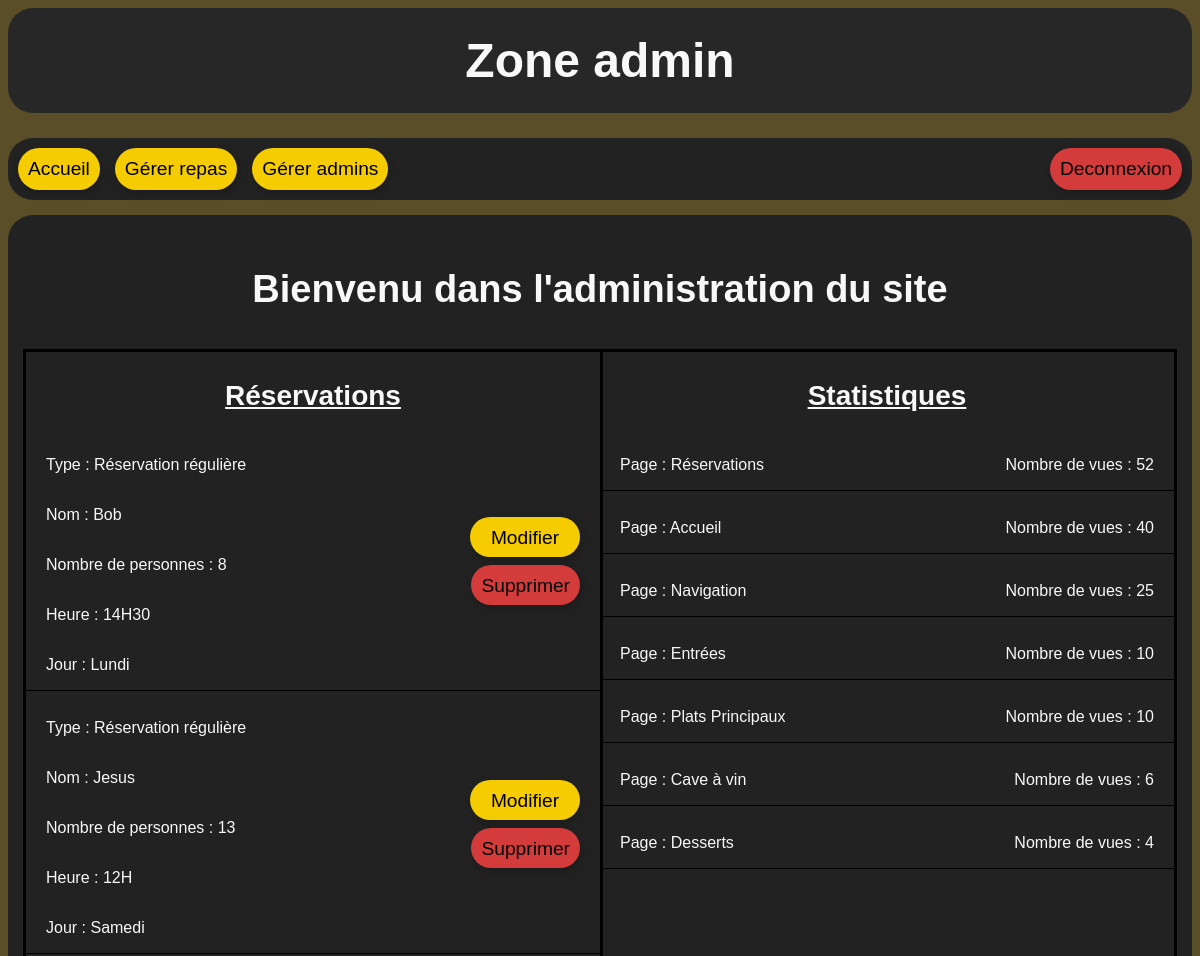
Page /admin/index.php (signed in, upper part) on the earlier database version.
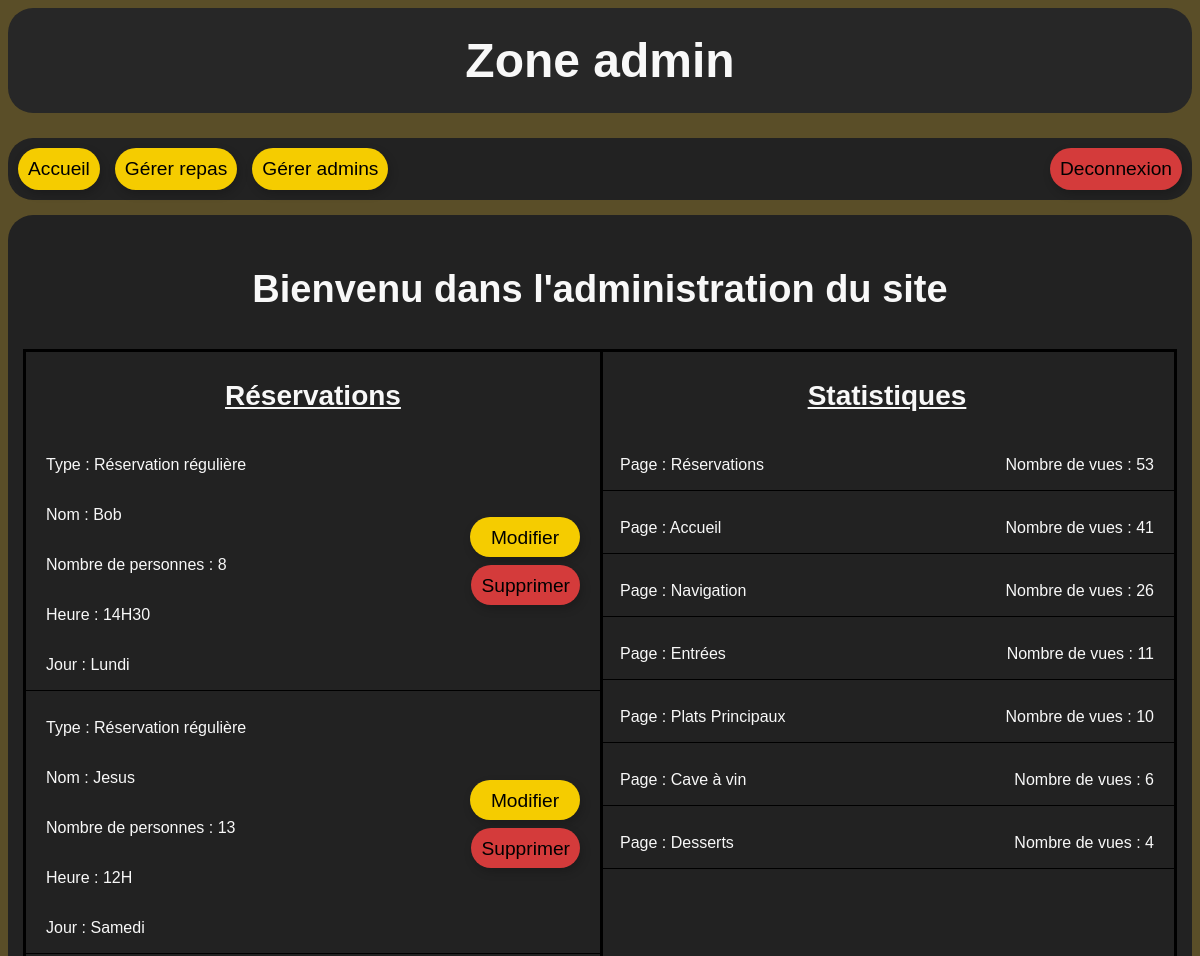
Same page on the later database version.
### tables this page shows
CREATE TABLE "reservations" (
	"id"	INTEGER NOT NULL UNIQUE,
	"jour"	TEXT NOT NULL,
	"type"	TEXT NOT NULL,
	"nom"	TEXT NOT NULL,
	"nb"	INTEGER NOT NULL,
	"temps"	TEXT NOT NULL,
	PRIMARY KEY("id" AUTOINCREMENT)
);

CREATE TABLE "vues" (
	"id"	INTEGER NOT NULL UNIQUE,
	"page"	TEXT NOT NULL UNIQUE,
	"nb"	INTEGER NOT NULL,
	PRIMARY KEY("id" AUTOINCREMENT)
);

### admin/index.php (the view, shortened to what this page needs)
<?php
    include "../includes/base.php";
    $nb_reservations_par_page = 6;
    $page_reservations = $_GET["page"] ?? 1;
    $sql = "
    SELECT id, jour, type, nom, nb, temps
    FROM reservations
    LIMIT :limit
    OFFSET :offset
    ";
    $stmt = $bdd->prepare($sql);
    $stmt->execute([
        ":limit" => $nb_reservations_par_page,
        ":offset" => ($page_reservations - 1) * $nb_reservations_par_page
    ]);
    $les_reservations = $stmt->fetchAll();
    $sql = "
    SELECT *
    FROM vues
    ORDER BY nb DESC
    ";
    $stmt = $bdd->prepare($sql);
    $stmt->execute();
    $pages = $stmt->fetchAll();
?>
<!DOCTYPE html>
<html lang="en">
<head>
    <link rel="stylesheet" href="../css/style_admin.css">
</head>
<body>
    <header>
        <h1>Zone admin</h1>
        <nav>
            <a class="changement_page" href="index.php"> Accueil </a>
            <a class="changement_page" href="repas/repas.php"> Gérer repas </a>
            <a class="changement_page" href="employes/gestion_admin.php"> Gérer admins </a>
            <a class="deconnexion" href="deconnexion.php"> Deconnexion </a>
        </nav>
    </header>
    <main>
        <p class="bienvenu">
            Bienvenu dans l'administration du site
        </p>
        <div class="conteneur">
            <div class="reservations">
                <p class="titre-section">Réservations</p>
                <?php foreach ($les_reservations as $une_reservation): ?>
                    <div class="une-reservation">
                        <div class="reservation-infos">
                            <p class="res-type">Type : <?= $une_reservation["type"]?></p>
                            <p class="res-nom">Nom : <?= $une_reservation["nom"]?></p>
                            <p class="res-nb">Nombre de personnes : <?= $une_reservation["nb"]?></p>
                            <p class="res-heure">Heure : <?= $une_reservation["temps"]?></p>
                            <p class="res-jour">Jour : <?= $une_reservation["jour"]?></p>
                        </div>
                        <div class="btn-reservation">
                            <a class="modifier" href="modifier_reservation.php?id=<?= $une_reservation['id']?>">Modifier</a>
                            <a class="supprimer" href="index.php?supprimer=<?= $une_reservation['id']?>">Supprimer</a>
                        </div>
                    </div>
                <?php endforeach ?>
            </div>
            <div class="statistiques">
                <p class="titre-section">Statistiques</p>
                <?php foreach ($pages as $page): ?>
                    <div class="une-statistique">
                        <p>Page : <?= $page["page"] ?></p>
                        <p class="nb-vues"> Nombre de vues : <?= $page["nb"] ?></p>
                    </div>
                <?php endforeach ?>
            </div>
        </div>
    </main>
</body>
</html>

### css/style_admin.css (style rules this page uses)
body { font-family: Arial, Helvetica, sans-serif; background-color: #5a4e28; }
header { text-align: center; }
h1 { margin: 0 0 25px 0; color: #F8F8F8; background-color: #272727; padding: 25px; border-radius: 25px; text-align: center; font-size: 48px; }
nav { background-color: #222222; padding: 10px; border-radius: 25px; display: flex; justify-content: center; gap: 15px; margin-bottom: 15px; }
.titre-section { font-size: 28px; font-weight: bold; text-decoration: underline; }
.une-reservation, .une-statistique { display: flex; justify-content: space-between; align-items: center; border-bottom: 1px solid black; margin-bottom: 12px; padding: 0 20px; }
.une-reservation a { height: 20px; }
a.modifier { width: 90px; }
a, input.modifier, input.ajouter { border: none; padding: 10px; border-radius: 50px; text-decoration: none; color: black; font-size: larger; box-shadow: 2px 4px 10px rgba(0, 0, 0, 0.2); text-align: center; }
.bienvenu { text-align: center; font-size: 38px; font-weight: bold; }

Differences in the rows shown:
changed vues "Réservations": nb "52" → "53"
changed vues "Accueil": nb "40" → "41"
changed vues "Navigation": nb "25" → "26"
changed vues "Entrées": nb "10" → "11"
